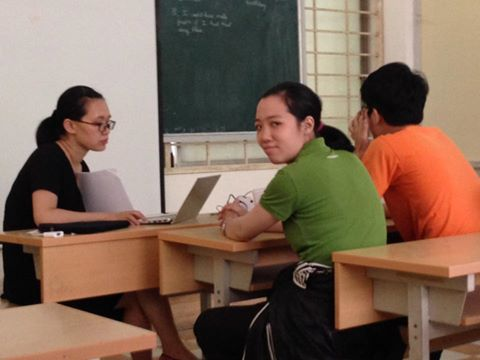
#> input picture convert/image.jpg, 480 x 360 px
$ python kmeans.py   (Python 2 division)
#> lines starting #> are read from the running program, lines starting #| are printed output that depends on the picture
import matplotlib.image as mpimg
import matplotlib.pyplot as plt
import numpy as np
from sklearn.cluster import KMeans

img = mpimg.imread('image.jpg')
#> img is the input picture: shape (360, 480, 3); mean R, G, B 127.4, 103.2, 86.4
X = img.reshape((img.shape[0]*img.shape[1], img.shape[2]))
K = 20
kmeans = KMeans(n_clusters=K).fit(X)
label = kmeans.predict(X)
print label
#> (printed output is left out)
img4 = np.zeros_like(X)
# replace each pixel by its center
for k in range(K):
    img4[label == k] = kmeans.cluster_centers_[k]
# reshape and display output image
img5 = img4.reshape((img.shape[0], img.shape[1], img.shape[2]))
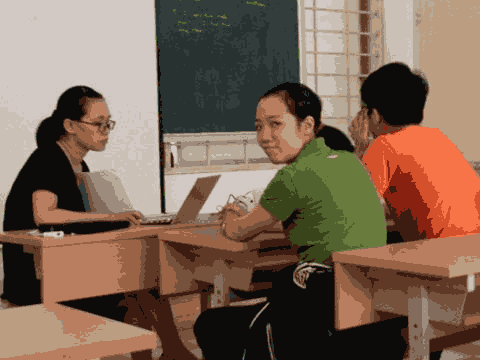
#> img5: shape (360, 480, 3); mean R, G, B 126.8, 102.7, 86.1
plt.imshow(img5, interpolation='nearest')
plt.axis('off')
plt.show()
